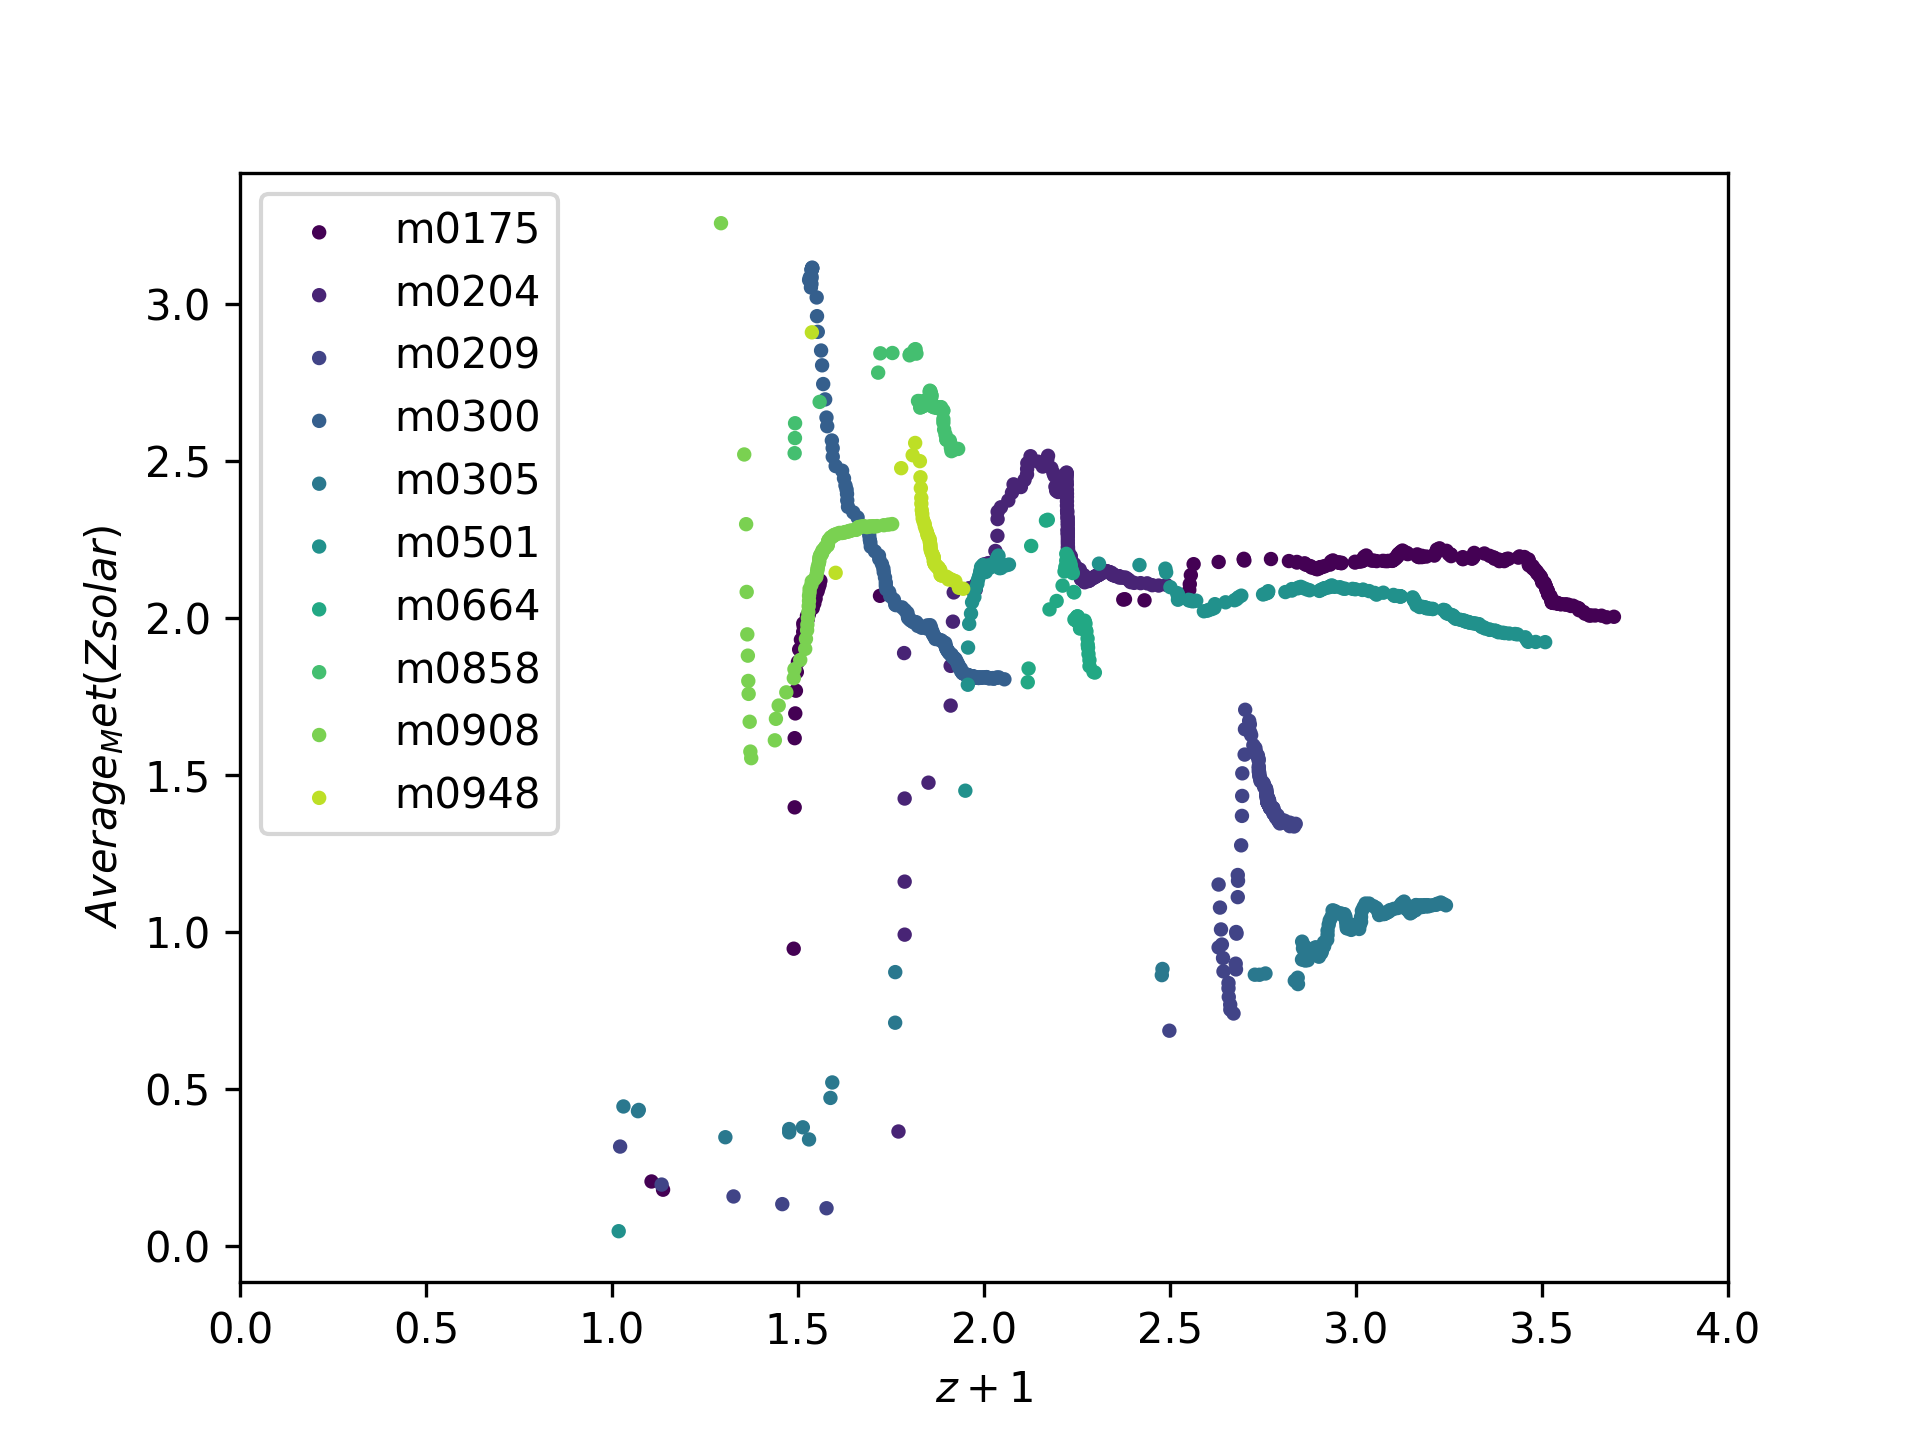

The script that saved this image:
import numpy as np
import matplotlib.pyplot as plt
import pandas as pd
import pylab

Solmet=0.012

### Read FILE
columns = []
data = []
with open('AGNgas_table_all.txt') as f:
    i = 0
    lines = f.readlines()
    for line in lines:
        if i == 0:
            columns = line.split()
            i+=1
            continue
        data.append(dict(zip(columns, line.split())))
#print(type(data[0]['haloID']))

### Get necessary data
D_dict = []
for i in data:
    D_dict.append({i['haloID']: i['haloID'], 'part_mass': float(i['m_gas']),'Z' : float(i['Z/Zsolar'])*Solmet, 'z' : float(i['z']) })
#print(FE_MG)

### Create massive of names
str='a'
halo_names=[]
print(data[0]['haloID'])
print(len(data))
for j in range(len(data)):
    if  data[j]['haloID'] not in halo_names:
        halo_names.append(data[j]['haloID']) 
print(halo_names)

### Split data for halos
Split_dict =[]
time=[]
for i in range(len(halo_names)):
    eachh=[]
    eacht=[]
    for j in D_dict:
        for k in j:
            if k==halo_names[i]:
                eachh.append({ 'Masp': j['part_mass'],'Zp':j['Z'] } ) 
                eacht.append(j['z']+1) 
    Split_dict.append(eachh)
    time.append(eacht)

### Turn over dict 
print(Split_dict[0][0])
print("here")
for i in Split_dict:
    i.reverse()
print(Split_dict[0][0])
   

### Count average metallicity using SUMMATION
def sum_method(data):
    avmet=[]
    for i in range(len(halo_names)):
        am=[]
        m=0
        mm=0
        for j in data[i]:
            m= m + j['Masp']
            mm=mm+(j['Masp']*j['Zp'])
            am.append((mm/m)/Solmet)
        avmet.append(am)
    print(avmet[1][0])
    return avmet
avmets=sum_method(Split_dict)

### Turn over data
# 
# print("here")
# print (avmets[1])

### Count average metallicity using INTEGRATION
def sum_method(data):
    avmet=[]
    for i in range(len(halo_names)):
        am=[]
        m=0
        mm=0
        for j in data[i]:
            m= m + j['Masp']
            mm=mm+(j['Masp']*j['Zp'])
            am.append((mm/m)/Solmet)
        avmet.append(am)
    print(avmet[1][0])
    return avmet
avmets=sum_method(Split_dict)

### Build Plot
def plot(amet,time):
    WD = 'D:/SNU2022/Research/AGN_SI_SNU/'
    fig, ax = plt.subplots()
    ax.set_xlabel('$z+1$')
    ax.set_xlim(0,4)
    ax.set_ylabel('$Average_Met(Zsolar)$')
    c=[]
    halo=[]
    for i in range(len(halo_names)):
        color =0+i*10
        c=np.full(len(amet[i]),color)
        str=halo_names[i]
        #for j in range(len(time[i])):
            #ax1.plot(j['t'],'b',j[str])
        halo.append(ax.scatter(time[i], amet[i], s=6, c=c, vmin=0, vmax=100,label=halo_names[i]))
    #ax.scatter(time, rat, s=6, c=c, vmin=0, vmax=100)
    ax.legend(handles=halo)

    #plt.show()
    plt.savefig('Average_Metr.png', dpi=300)